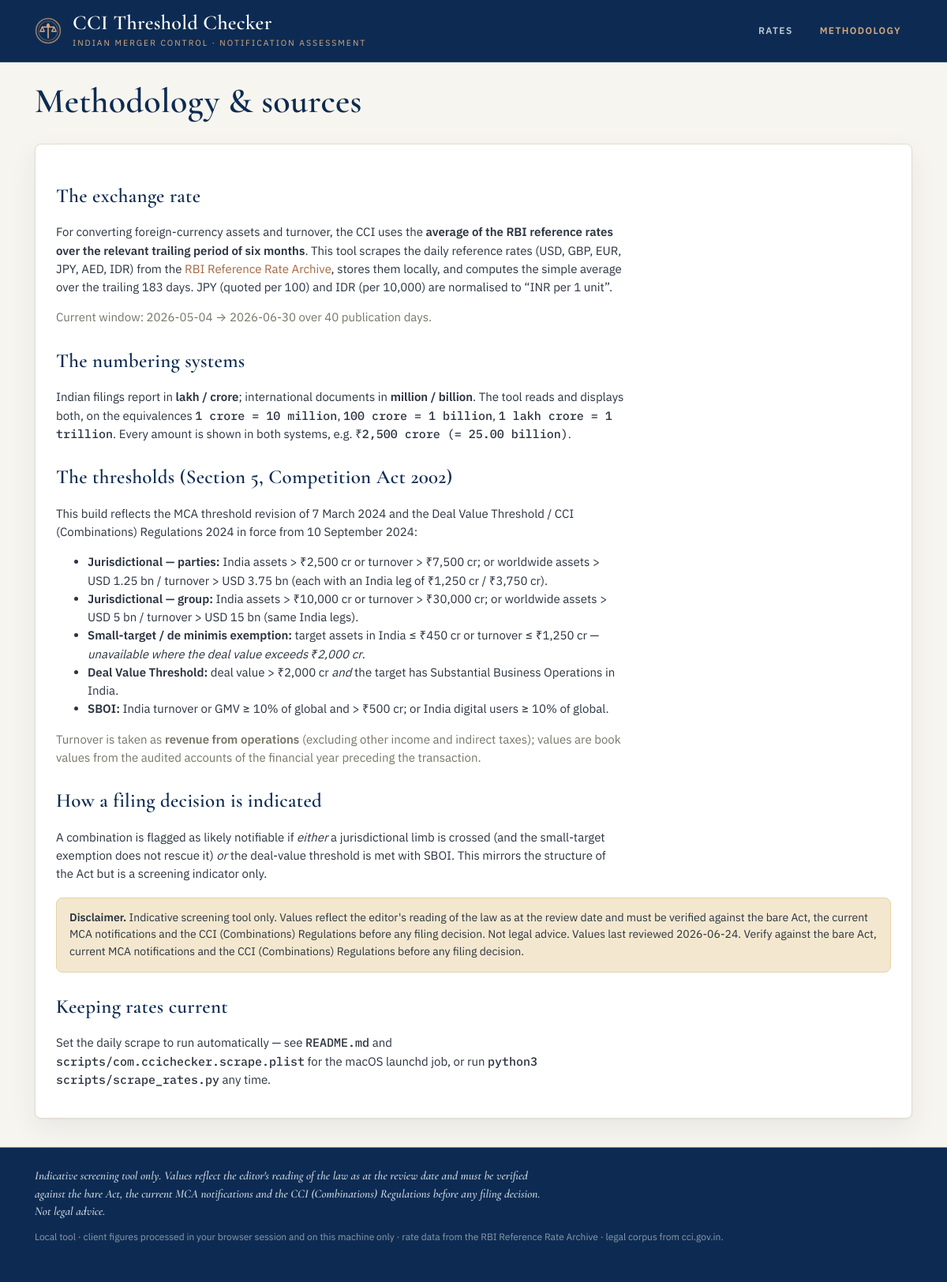
The app's page /about, older data.
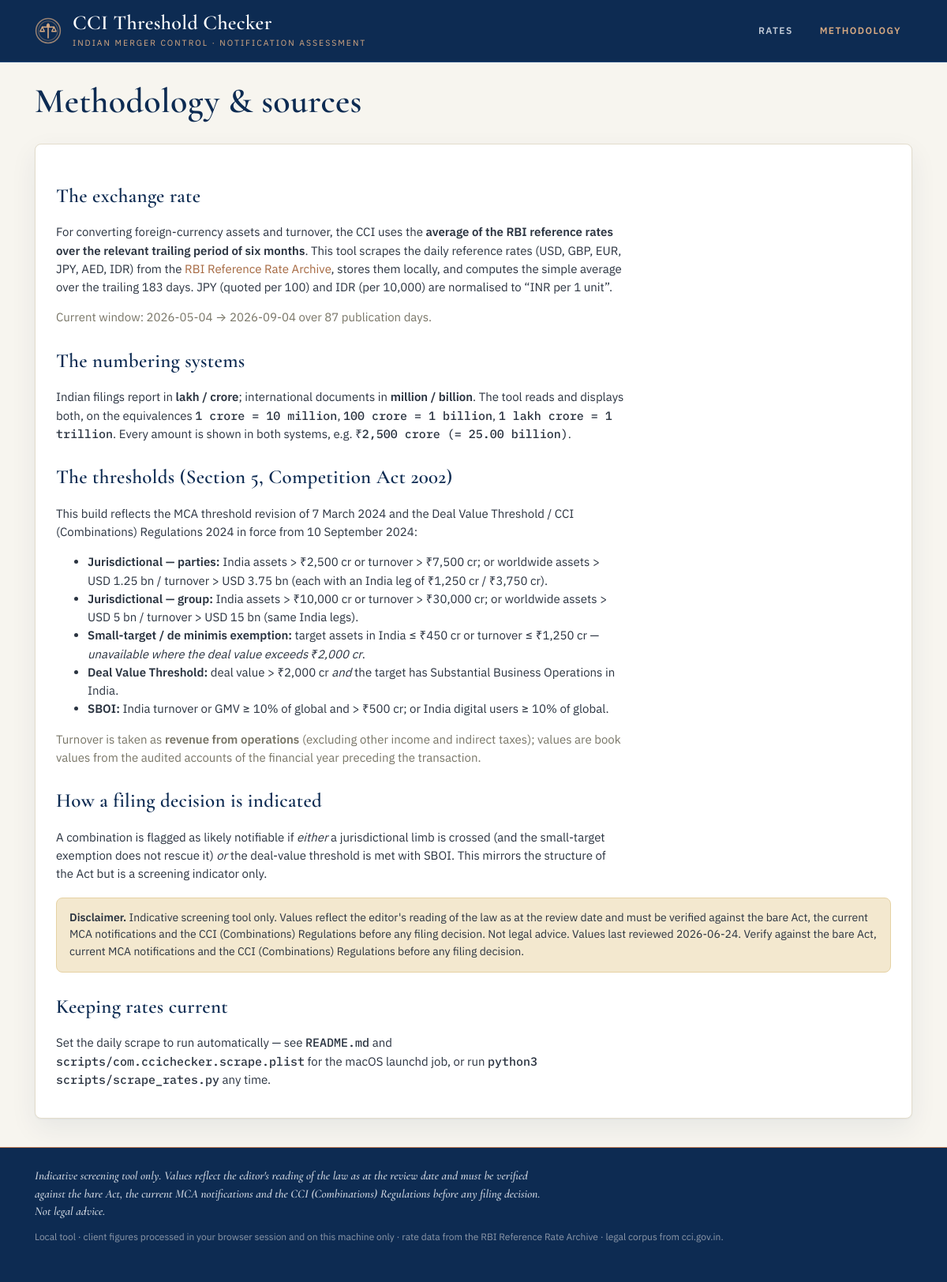
The same page, newer data.
### tables this page shows
CREATE TABLE rates (
                date       TEXT PRIMARY KEY,   -- ISO yyyy-mm-dd
                usd REAL, gbp REAL, eur REAL, jpy REAL, aed REAL, idr REAL,
                source     TEXT,
                fetched_at TEXT
            );

### app.py (the view)
@app.route("/about")
def about():
    avg, cfg = _avg()
    return render_template("about.html", avg=avg, cfg=cfg)

### app.py (called while the page is built)
def _avg(as_of=None):
    cfg = th.load_config()
    window = int(cfg["meta"].get("fx_window_days", 183))
    return rates_mod.compute_average(window, as_of=as_of), cfg

@app.context_processor
def inject_globals():
    cfg = th.load_config()
    return {
        "fmt_dual": N.format_dual,
        "fmt_indian": N.format_indian,
        "fmt_western": N.format_western,
        "meta": cfg["meta"],
        "last_scrape_at": db.get_meta("last_scrape_at"),
    }

### core/db.py (called while the page is built)
def _conn():
    os.makedirs(DATA_DIR, exist_ok=True)
    c = sqlite3.connect(DB_PATH)
    c.row_factory = sqlite3.Row
    return c

def get_rates_between(start_iso, end_iso):
    with _conn() as c:
        cur = c.execute(
            "SELECT * FROM rates WHERE date >= ? AND date <= ? ORDER BY date ASC",
            (start_iso, end_iso),
        )
        return [dict(r) for r in cur.fetchall()]

def get_meta(key, default=None):
    with _conn() as c:
        cur = c.execute("SELECT value FROM meta WHERE key=?", (key,))
        row = cur.fetchone()
        return row["value"] if row else default

### core/rates.py (called while the page is built, shortened)
def _as_date(v):
    if v is None:
        return None

### templates/about.html
{% extends "base.html" %}
{% block content %}
<section class="hero compact">
  <h1>Methodology &amp; sources</h1>
</section>
<section class="card prose">
  <h2>The exchange rate</h2>
  <p>For converting foreign-currency assets and turnover, the CCI uses the <strong>average of the RBI reference rates over the relevant trailing period of six months</strong>. This tool scrapes the daily reference rates (USD, GBP, EUR, JPY, AED, IDR) from the
    <a href="https://www.rbi.org.in/scripts/referenceratearchive.aspx" target="_blank" rel="noopener">RBI Reference Rate Archive</a>,
    stores them locally, and computes the simple average over the trailing {{ meta.fx_window_days }} days. JPY (quoted per 100) and IDR (per 10,000) are normalised to “INR per 1 unit”.</p>
  {% if avg.has_data %}
  <p class="muted">Current window: {{ avg["from"] }} → {{ avg["to"] }} over {{ avg.n_days }} publication days.</p>
  {% endif %}
  <h2>The numbering systems</h2>
  <p>Indian filings report in <strong>lakh / crore</strong>; international documents in <strong>million / billion</strong>. The tool reads and displays both, on the equivalences
    <span class="mono">1 crore = 10 million</span>, <span class="mono">100 crore = 1 billion</span>, <span class="mono">1 lakh crore = 1 trillion</span>. Every amount is shown in both systems, e.g. <span class="mono">₹2,500 crore (= 25.00 billion)</span>.</p>
  <h2>The thresholds (Section 5, Competition Act 2002)</h2>
  <p>This build reflects the MCA threshold revision of 7 March 2024 and the Deal Value Threshold / CCI (Combinations) Regulations 2024 in force from 10 September 2024:</p>
  <ul>
    <li><strong>Jurisdictional — parties:</strong> India assets &gt; ₹2,500 cr or turnover &gt; ₹7,500 cr; or worldwide assets &gt; USD 1.25 bn / turnover &gt; USD 3.75 bn (each with an India leg of ₹1,250 cr / ₹3,750 cr).</li>
    <li><strong>Jurisdictional — group:</strong> India assets &gt; ₹10,000 cr or turnover &gt; ₹30,000 cr; or worldwide assets &gt; USD 5 bn / turnover &gt; USD 15 bn (same India legs).</li>
    <li><strong>Small-target / de minimis exemption:</strong> target assets in India ≤ ₹450 cr or turnover ≤ ₹1,250 cr — <em>unavailable where the deal value exceeds ₹2,000 cr</em>.</li>
    <li><strong>Deal Value Threshold:</strong> deal value &gt; ₹2,000 cr <em>and</em> the target has Substantial Business Operations in India.</li>
    <li><strong>SBOI:</strong> India turnover or GMV ≥ 10% of global and &gt; ₹500 cr; or India digital users ≥ 10% of global.</li>
  </ul>
  <p class="muted">Turnover is taken as <strong>revenue from operations</strong> (excluding other income and indirect taxes); values are book values from the audited accounts of the financial year preceding the transaction.</p>
  <h2>How a filing decision is indicated</h2>
  <p>A combination is flagged as likely notifiable if <em>either</em> a jurisdictional limb is crossed (and the small-target exemption does not rescue it) <em>or</em> the deal-value threshold is met with SBOI. This mirrors the structure of the Act but is a screening indicator only.</p>
  <div class="callout">
    <strong>Disclaimer.</strong> {{ meta.disclaimer }} Values last reviewed {{ meta.last_reviewed }}. Verify against the bare Act, current MCA notifications and the CCI (Combinations) Regulations before any filing decision.
  </div>
  <h2>Keeping rates current</h2>
  <p>Set the daily scrape to run automatically — see <span class="mono">README.md</span> and <span class="mono">scripts/com.ccichecker.scrape.plist</span> for the macOS launchd job, or run <span class="mono">python3 scripts/scrape_rates.py</span> any time.</p>
</section>
{% endblock %}

Row changes from the older to the newer data that the page shows:
no longer on this page (row edited): rates: to "2026-06-30"
added rates: to "2026-09-04"
Text that changed along with them:
{{ avg.n_days }}: "40" → "87"
